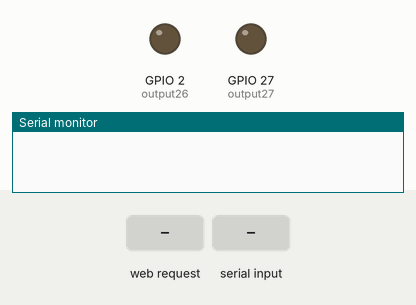
This sketch was run on a simulated ESP32. Shown: output pins drawn as LEDs (lit = HIGH), the last lines printed to the serial monitor. Inputs (shaded band) come from the test bench.

Above: at 1.2 s.
1.3 s: HTTP request GET /26/on received
At 2.1 s:
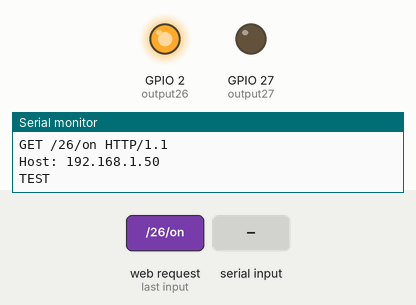
3.8 s: HTTP request GET /27/on received
At 5.0 s:
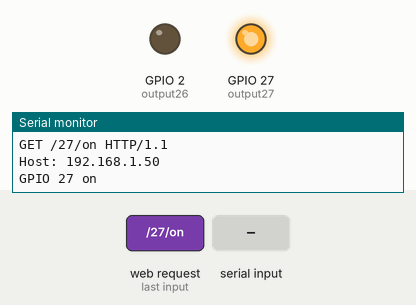
5.3 s: "GET /26/on\n" received over Serial
At 5.7 s:
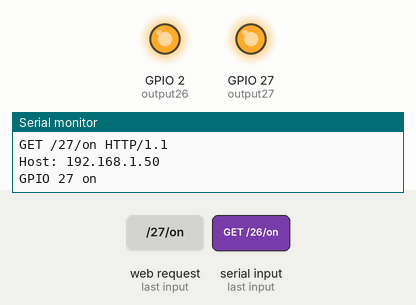
10.4 s: HTTP request GET /27/off received
At 12.3 s:
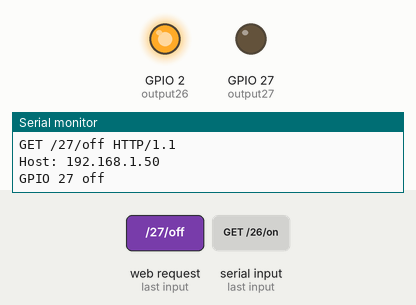
Timing chart, 0 to 14.4 s (numbered marks = the images above; inputs shaded):
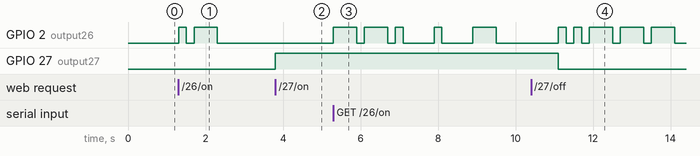

The sketch:

poc.ino
```cpp
#include <WiFi.h>
int ledPin = 2;

char ch;

//For letters
char* letters[] = {
".-", "-...", "-.-.", "-..", ".", "..-.", "--.", "....", "..", // A-I
".---", "-.-", ".-..", "--", "-.", "---", ".--.", "--.-", ".-.", // J-R
"...", "-", "..-", "...-", ".--", "-..-", "-.--", "--.." // S-Z
};

//For Numbers
char* numbers[] = {
  "-----", ".----", "..---", "...--", "....-", ".....",
"-....", "--...", "---..", "----."
};

int dotDelay = 200;

// Replace with your network credentials
const char* ssid     = "ESP32-Access-Point";
const char* password = "123456789";

// Set web server port number to 80
WiFiServer server(80);

// Variable to store the HTTP request
String header;

// Auxiliar variables to store the current output state
String output26State = "off";
String output27State = "off";

// Assign output variables to GPIO pins
const int output26 = 2;
const int output27 = 27;

void setup() {
  Serial.begin(9600);
  // Initialize the output variables as outputs
  pinMode(output26, OUTPUT);
  pinMode(output27, OUTPUT);
  // Set outputs to LOW
  digitalWrite(output26, LOW);
  digitalWrite(output27, LOW);

  // Connect to Wi-Fi network with SSID and password
  // Remove the password parameter, if you want the AP (Access Point) to be open
  WiFi.softAP(ssid, password);

  IPAddress IP = WiFi.softAPIP();


  server.begin();


}

void loop(){
  WiFiClient client = server.available();   // Listen for incoming clients

  if (client) {                             // If a new client connects,
    String currentLine = "";                // make a String to hold incoming data from the client
    while (client.connected()) {            // loop while the client's connected
      if (client.available()) {             // if there's bytes to read from the client,
        char c = client.read();             // read a byte, then
        Serial.write(c);                    // print it out the serial monitor
        header += c;
        if (c == '\n') {                    // if the byte is a newline character
          // if the current line is blank, you got two newline characters in a row.
          // that's the end of the client HTTP request, so send a response:
          if (currentLine.length() == 0) {
            // HTTP headers always start with a response code (e.g. HTTP/1.1 200 OK)
            // and a content-type so the client knows what's coming, then a blank line:
            client.println("HTTP/1.1 200 OK");
            client.println("Content-type:text/html");
            client.println("Connection: close");
            client.println();

            // turns the GPIOs on and off
            if (header.indexOf("GET /26/on") >= 0) {
              //Serial.println("GPIO 26 on");

              Serial.println("TEST");
             // output26State = "on";
             // digitalWrite(output26, HIGH);

ch = 'a'; // read a single letter if (ch >= 'a' && ch <= 'z')
if (ch >= 'a' && ch <= 'z')
{
flashSequence(letters[ch - 'a']);
}
else if (ch >= 'A' && ch <= 'Z') {
flashSequence(letters[ch - 'A']); }
else if (ch >= '0' && ch <= '9') {
flashSequence(numbers[ch - '0']); }
else if (ch == ' ') {
delay(dotDelay * 4);
}

            } else if (header.indexOf("GET /26/off") >= 0) {
              Serial.println("GPIO 26 off");
              output26State = "off";
              digitalWrite(output26, LOW);
            } else if (header.indexOf("GET /27/on") >= 0) {
              Serial.println("GPIO 27 on");
              output27State = "on";
              digitalWrite(output27, HIGH);
            } else if (header.indexOf("GET /27/off") >= 0) {
              Serial.println("GPIO 27 off");
              output27State = "off";
              digitalWrite(output27, LOW);
            }

            // Display the HTML web page
            client.println("<!DOCTYPE html><html>");
            client.println("<head><meta name=\"viewport\" content=\"width=device-width, initial-scale=1\">");
            client.println("<link rel=\"icon\" href=\"data:,\">");
            // CSS to style the on/off buttons
            // Feel free to change the background-color and font-size attributes to fit your preferences
            client.println("<style>html { font-family: Helvetica; display: inline-block; margin: 0px auto; text-align: center;}");
            client.println(".button { background-color: #4CAF50; border: none; color: white; padding: 16px 40px;");
            client.println("text-decoration: none; font-size: 30px; margin: 2px; cursor: pointer;}");
            client.println(".button2 {background-color: #555555;}</style></head>");

            // Web Page Heading
            client.println("<body><h1>ESP32 Web Server</h1>");

            // Display current state, and ON/OFF buttons for GPIO 26
            client.println("<p>GPIO 26 - State " + output26State + "</p>");
            // If the output26State is off, it displays the ON button
            if (output26State=="off") {
              client.println("<p><a href=\"/26/on\"><button class=\"button\">ON</button></a></p>");
            } else {
              client.println("<p><a href=\"/26/off\"><button class=\"button button2\">OFF</button></a></p>");
            }

            // Display current state, and ON/OFF buttons for GPIO 27
            client.println("<p>GPIO 27 - State " + output27State + "</p>");
            // If the output27State is off, it displays the ON button
            if (output27State=="off") {
              client.println("<p><a href=\"/27/on\"><button class=\"button\">ON</button></a></p>");
            } else {
              client.println("<p><a href=\"/27/off\"><button class=\"button button2\">OFF</button></a></p>");
            }
            client.println("</body></html>");

            // The HTTP response ends with another blank line
            client.println();
            // Break out of the while loop
            break;
          } else { // if you got a newline, then clear currentLine
            currentLine = "";
          }
        } else if (c != '\r') {  // if you got anything else but a carriage return character,
          currentLine += c;      // add it to the end of the currentLine
        }
      }
    }
    // Clear the header variable
    header = "";
    // Close the connection
    client.stop();

  }
 //Addition Start

if (Serial.available())
{
ch = Serial.read(); // read a single letter if (ch >= 'a' && ch <= 'z')
if (ch >= 'a' && ch <= 'z')
{
flashSequence(letters[ch - 'a']);
}
else if (ch >= 'A' && ch <= 'Z') {
flashSequence(letters[ch - 'A']); }
else if (ch >= '0' && ch <= '9') {
flashSequence(numbers[ch - '0']); }
else if (ch == ' ') {
delay(dotDelay * 4);
}
}
//Addition End
}

void flashSequence(char* sequence) {
int i = 0;
while (sequence[i] != NULL) {
        flashDotOrDash(sequence[i]);
i++; }
delay(dotDelay * 3);
}


void flashDotOrDash(char dotOrDash) {
digitalWrite(output26, HIGH); if (dotOrDash == '.')
{
    delay(dotDelay);
  }
else // must be a -
{
delay(dotDelay * 3); }
digitalWrite(output26, LOW); delay(dotDelay);
}
```

Measured:
- after the input at 1.3 s, GPIO 2 (output26): LOW → HIGH at once, → LOW 0.20 s later, → HIGH 0.20 s later, → LOW 0.60 s later
- after the input at 3.8 s, GPIO 27 (output27): LOW → HIGH at once
- after the input at 5.3 s, GPIO 2 (output26): LOW → HIGH at once, → LOW 0.60 s later, → HIGH 0.20 s later, → LOW 0.60 s later, … (10 changes in this stretch)
- after the input at 10.4 s, GPIO 27 (output27): HIGH → LOW after 0.70 s
